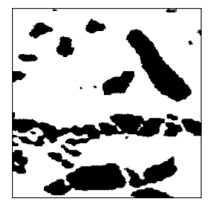
#> input picture Python/Daftar gambar eksperimen-20231205/ruin1.jpg, 210 x 206 px
$ python suplemen6_rotasi.py
#> lines starting #> are read from the running program, lines starting #| are printed output that depends on the picture
import cv2
import numpy as np
from matplotlib import pyplot as plt

imggambar= cv2.imread("Daftar gambar eksperimen-20231205/ruin1.jpg",-1)
#> imggambar is the input picture: shape (206, 210, 3); min 0, max 255, mean 197.7

rows,cols = imggambar.shape[:2]
#> rows = 206; cols = 210
M = cv2.getRotationMatrix2D((cols/2,rows/2),90,1)
#> M = [[6.12e-17, 1, 2], [-1, 6.12e-17, 208]]
imgrotasi = cv2.warpAffine(imggambar,M,(cols,rows))
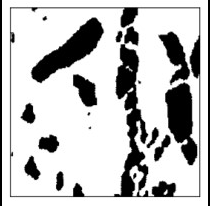
#> imgrotasi: shape (206, 210, 3); min 0, max 255, mean 192.9
tampil_hor=np.concatenate((imggambar,imgrotasi),axis=1)
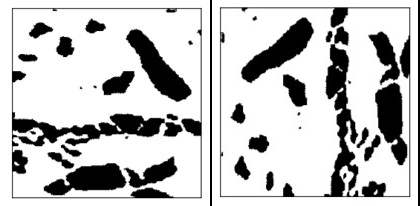
#> tampil_hor: shape (206, 420, 3); min 0, max 255, mean 195.3
cv2.imshow('concatenated_Verti',tampil_hor)

cv2.waitKey(0)
cv2.destroyAllWindows

$ run again, with Python/Daftar gambar eksperimen-20231205/ruin2.jpg copied over Python/Daftar gambar eksperimen-20231205/ruin1.jpg
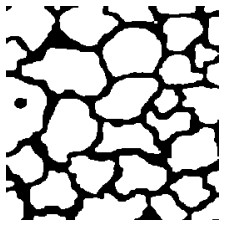
#> input picture Python/Daftar gambar eksperimen-20231205/ruin2.jpg, 230 x 228 px
#> imggambar is the input picture: shape (228, 230, 3); min 0, max 255, mean 189.7
#> `imgrotasi = cv2.warpAffine(imggambar,M,(cols,rows))`:
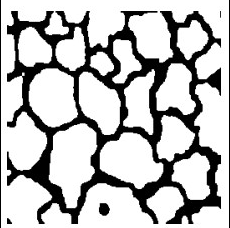
#> imgrotasi: shape (228, 230, 3); min 0, max 255, mean 187.5
#> `tampil_hor=np.concatenate((imggambar,imgrotasi),axis=1)`:
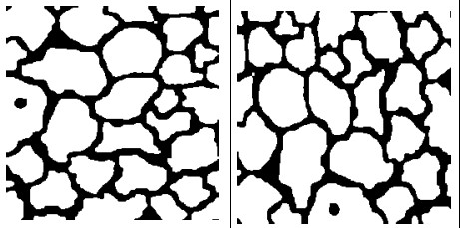
#> tampil_hor: shape (228, 460, 3); min 0, max 255, mean 188.6
